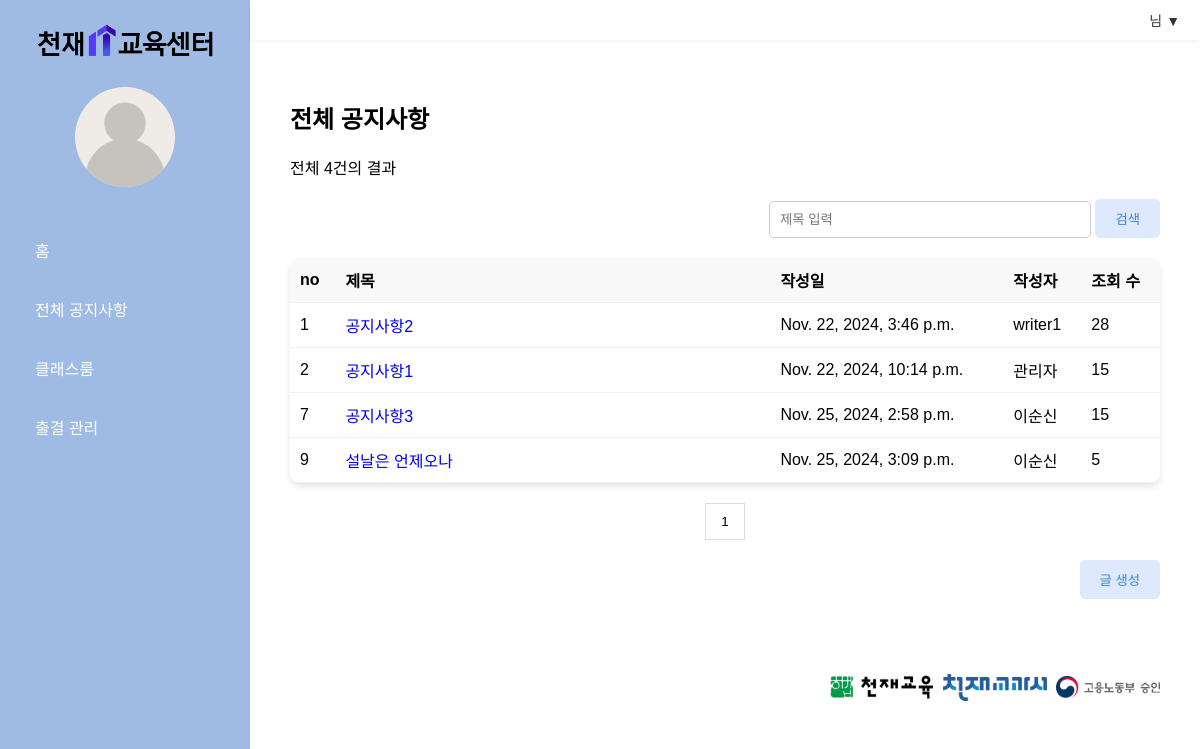
The page /notices/ on the database its author committed.
### managementapp/models.py (models this page shows)
class Documents(models.Model):
    title = models.TextField(max_length=300)
    writer = models.CharField(max_length=200)
    content = models.TextField()
    rdate = models.DateTimeField()
    udate = models.DateTimeField()
    view_count = models.IntegerField()

### managementapp/views.py (the view)
# urls.py: path('notices/',views.notices, name='notices'),
def notices(request):
    template = loader.get_template('notices/notices.html')
    documents = Documents.objects.all()
    count = len(documents)
    context = {
        'documents':documents,
        'count': count
    }
    return HttpResponse(template.render(context,request))

### managementapp/templates/notices/notices.html
{% extends 'base.html' %}
{% load static %}
{% block content %}
<link rel="stylesheet" href="{% static 'css/list.css' %}">
<div class="content">
  <h2>전체 공지사항</h2>
  <p>전체 {{count}}건의 결과</p>
  <div class="search-bar">
    <form action="../notice_search" method="GET">
      <input type="text" name='search' placeholder="제목 입력">
      <button type="submit">검색</button>
    </form>
  </div>
  <div class="notice-table">
    <table>
      <thead>
        <tr>
          <th>no</th>
          <th class="title-column">제목</th>
          <th>작성일</th>
          <th>작성자</th>
          <th>조회 수</th>
        </tr>
      </thead>
      <tbody>
        {%for document in documents%}
        <tr>
          <td>{{document.id}}</td>
          <td><a href="../notices/content/{{document.id}}" style="text-decoration:none" >{{document.title}}</a></td>
          <td>{{document.rdate}}</td>
          <td>{{document.writer}}</td>
          <td>{{document.view_count}}</td>
        </tr>
        {% endfor %}
      </tbody>
    </table>
  </div>
  <div class="pagination">
    <button type="button">1</button>
  </div>
  <div class="button-container">
    <button class="buttons" type="button" onclick="location.href='write'">글 생성</button>
  </div>
</div>
{% endblock %}

### managementapp/static/css/base.css (style rules this page uses)
body { margin: 0; font-family: Arial, sans-serif; background-color: #fff; display: flex; flex-direction: column; }

### managementapp/static/css/list.css (style rules this page uses)
.content { padding: 20px; }
.search-bar { margin: 20px 0; display: flex; justify-content: flex-end; gap: 10px; }
.search-bar input { padding: 10px; width: 300px; border: 1px solid #ccc; border-radius: 5px; }
.search-bar button { padding: 10px 20px; background-color: #DEE8FF; color: #3788D8; border: none; border-radius: 5px; cursor: pointer; }
.notice-table { margin-top: 20px; border-radius: 10px; overflow: hidden; box-shadow: 0 4px 6px rgba(0, 0, 0, 0.1); }
table { width: 100%; border-collapse: collapse; }
th, td { text-align: left; padding: 10px; border-bottom: 1px solid #f1f1f1; }
th { background-color: #f9f9f9; }
tbody tr:nth-child(even) { background-color: #fefefe; }
.title-column { width: 50%; }
.pagination { margin: 20px 0; display: flex; justify-content: center; }
.pagination button { padding: 10px 15px; border: 1px solid #ddd; background-color: white; cursor: pointer; }
.button-container { margin-top: 20px; text-align: right; justify-content: flex-end; }
.buttons { display: inline-block; background-color: #DEE8FF; color: #3788D8; padding: 10px 20px; border: none; border-radius: 5px; cursor: pointer; }

### rows shown on the page
Documents: id "1", title "공지사항2", rdate "Nov. 22, 2024, 3:46 p.m.", writer "writer1", view_count "28"
Documents: id "2", title "공지사항1", rdate "Nov. 22, 2024, 10:14 p.m.", writer "관리자", view_count "15"
Documents: id "7", title "공지사항3", rdate "Nov. 25, 2024, 2:58 p.m.", writer "이순신", view_count "15"
Documents: id "9", title "설날은 언제오나", rdate "Nov. 25, 2024, 3:09 p.m.", writer "이순신", view_count "5"

### other values the page prints
{{ count }} "4"
